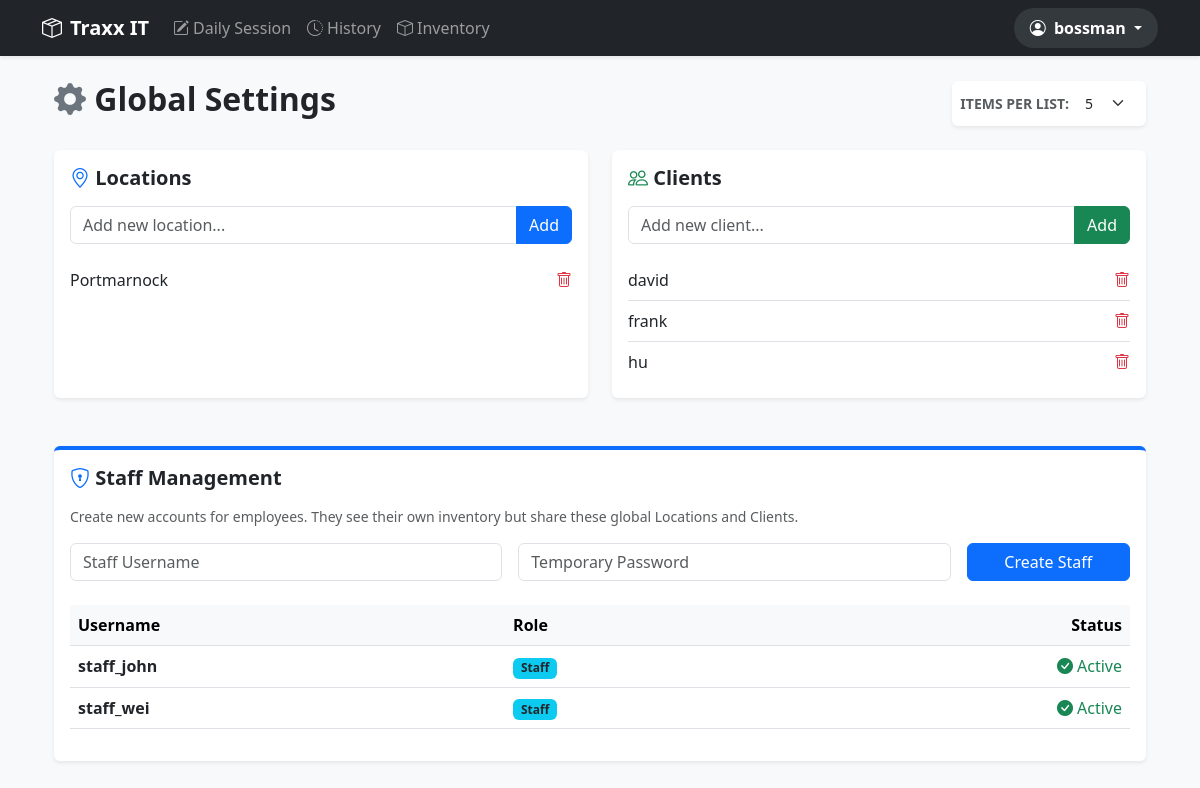
/settings (signed in), run on the app's committed database.
### models.py (models this page shows)
class User(db.Model):
    id = db.Column(db.Integer, primary_key=True)
    username = db.Column(db.String(80), unique=True, nullable=False)
    password = db.Column(db.String(120), nullable=False)
    role = db.Column(db.String(20), default='staff') # 'boss' or 'staff'
    display_name = db.Column(db.String(100), nullable=True)

class Place(db.Model):
    id = db.Column(db.Integer, primary_key=True)
    name = db.Column(db.String(100), nullable=False)
    is_active = db.Column(db.Boolean, default=True)

class Client(db.Model):
    id = db.Column(db.Integer, primary_key=True)
    name = db.Column(db.String(100), nullable=False)
    is_active = db.Column(db.Boolean, default=True)

### app.py (the view, shortened to what this page needs)
@app.route('/settings', methods=['GET', 'POST'])
def settings():
    if 'user_id' not in session: return redirect(url_for('login'))
    user = User.query.get(session['user_id'])
    page_p = request.args.get('page_p', 1, type=int)
    page_c = request.args.get('page_c', 1, type=int)
    per_page = request.args.get('per_page', 5, type=int)
    p_pag = Place.query.filter_by(is_active=True).order_by(Place.name).paginate(page=page_p, per_page=per_page)
    c_pag = Client.query.filter_by(is_active=True).order_by(Client.name).paginate(page=page_c, per_page=per_page)
    staff = User.query.filter_by(role='staff').all() if user.role == 'boss' else []
    return render_template('settings.html',
                           places_pagination=p_pag,
                           clients_pagination=c_pag,
                           staff_members=staff,
                           user=user,
                           per_page=per_page)

### app.py (called while the page is built)
@app.context_processor
def inject_user():
    if 'user_id' in session:
        user = User.query.get(session['user_id'])
        return dict(current_user=user)
    return dict(current_user=None)

### templates/settings.html (shortened to what this page needs)
{% extends "base.html" %}
{% block content %}
<div class="container mt-4 mb-5">
    <div class="d-flex justify-content-between align-items-center mb-4">
        <h2 class="fw-bold"><i class="bi bi-gear-fill text-secondary"></i> Global Settings</h2>
        <form method="GET" class="d-flex align-items-center bg-white p-2 rounded shadow-sm">
            <label class="me-2 small fw-bold text-muted text-uppercase">Items per list:</label>
            <select name="per_page" class="form-select form-select-sm w-auto border-0" onchange="this.form.submit()">
                <option value="5" {{ 'selected' if per_page == 5 }}>5</option>
            </select>
        </form>
    </div>
    <div class="row">
        <div class="col-md-6 mb-4">
            <div class="card shadow-sm border-0 h-100">
                <div class="card-body d-flex flex-column">
                    <h5 class="fw-bold mb-3"><i class="bi bi-geo-alt text-primary"></i> Locations</h5>
                    <form method="POST" class="mb-3">
                        <div class="input-group">
                            <input type="text" name="place_name" class="form-control" placeholder="Add new location..." required>
                            <button type="submit" name="add_place" class="btn btn-primary">Add</button>
                        </div>
                    </form>
                    <ul class="list-group list-group-flush mb-auto">
                        {% for p in places_pagination.items %}
                        <li class="list-group-item d-flex justify-content-between align-items-center px-0">
                            <span>{{ p.name }}</span>
                            <a href="{{ url_for('delete_entry', type='place', id=p.id) }}" class="text-danger" onclick="return confirm('Delete this location? History will be kept.')">
                                <i class="bi bi-trash"></i>
                            </a>
                        </li>
                        {% else %}
                        <li class="list-group-item text-center text-muted py-4">No locations added yet.</li>
                        {% endfor %}
                    </ul>
                </div>
            </div>
        </div>
        <div class="col-md-6 mb-4">
            <div class="card shadow-sm border-0 h-100">
                <div class="card-body d-flex flex-column">
                    <h5 class="fw-bold mb-3"><i class="bi bi-people text-success"></i> Clients</h5>
                    <form method="POST" class="mb-3">
                        <div class="input-group">
                            <input type="text" name="client_name" class="form-control" placeholder="Add new client..." required>
                            <button type="submit" name="add_client" class="btn btn-success text-white">Add</button>
                        </div>
                    </form>
                    <ul class="list-group list-group-flush mb-auto">
                        {% for c in clients_pagination.items %}
                        <li class="list-group-item d-flex justify-content-between align-items-center px-0">
                            <span>{{ c.name }}</span>
                            <a href="{{ url_for('delete_entry', type='client', id=c.id) }}" class="text-danger" onclick="return confirm('Delete this client? History will be kept.')">
                                <i class="bi bi-trash"></i>
                            </a>
                        </li>
                        {% else %}
                        <li class="list-group-item text-center text-muted py-4">No clients added yet.</li>
                        {% endfor %}
                    </ul>
                </div>
            </div>
        </div>
    </div>
    {% if user.role == 'boss' %}
    <div class="row mt-4">
        <div class="col-12">
            <div class="card shadow-sm border-0 border-top border-primary border-4">
                <div class="card-body">
                    <h5 class="fw-bold mb-3"><i class="bi bi-shield-lock text-primary"></i> Staff Management</h5>
                    <p class="text-muted small">Create new accounts for employees. They see their own inventory but share these global Locations and Clients.</p>
                    <form method="POST" class="row g-3 mb-4">
                        <div class="col-md-5">
                            <input type="text" name="new_username" class="form-control" placeholder="Staff Username" required>
                        </div>
                        <div class="col-md-5">
                            <input type="password" name="new_password" class="form-control" placeholder="Temporary Password" required>
                        </div>
                        <div class="col-md-2">
                            <button type="submit" name="create_account" class="btn btn-primary w-100">Create Staff</button>
                        </div>
                    </form>
                    <div class="table-responsive">
                        <table class="table table-hover align-middle">
                            <thead class="table-light">
                                <tr>
                                    <th>Username</th>
                                    <th>Role</th>
                                    <th class="text-end">Status</th>
                                </tr>
                            </thead>
                            <tbody>
                                {% for staff in staff_members %}
                                <tr>
                                    <td class="fw-bold">{{ staff.username }}</td>
                                    <td><span class="badge bg-info text-dark">{{ staff.role|capitalize }}</span></td>
                                    <td class="text-end text-success"><i class="bi bi-check-circle-fill me-1"></i>Active</td>
                                </tr>
                                {% endfor %}
                            </tbody>
                        </table>
                    </div>
                </div>
            </div>
        </div>
    </div>
    {% endif %}
</div>
{% endblock %}

### templates/base.html (shortened to what this page needs)
<!DOCTYPE html>
<html lang="en">
<head>
    <link href="https://cdn.jsdelivr.net/npm/bootstrap@5.3.0/dist/css/bootstrap.min.css" rel="stylesheet">
    <link rel="stylesheet" href="https://cdn.jsdelivr.net/npm/bootstrap-icons@1.11.0/font/bootstrap-icons.css">
</head>
<body class="bg-light">
    <nav class="navbar navbar-expand-lg navbar-dark bg-dark shadow-sm mb-4">
        <div class="container">
            <a class="navbar-brand fw-bold" href="{{ url_for('index') }}">
                <i class="bi bi-box-seam me-2"></i>Traxx IT
            </a>
            <div class="collapse navbar-collapse" id="navbarNav">
                <ul class="navbar-nav me-auto">
                    <li class="nav-item">
                        <a class="nav-link" href="{{ url_for('record') }}">
                            <i class="bi bi-pencil-square me-1"></i>Daily Session
                        </a>
                    </li>
                    <li class="nav-item">
                        <a class="nav-link" href="{{ url_for('history') }}">
                            <i class="bi bi-clock-history me-1"></i>History
                        </a>
                    </li>
                    <li class="nav-item">
                        <a class="nav-link" href="{{ url_for('inventory') }}">
                            <i class="bi bi-box me-1"></i>Inventory
                        </a>
                    </li>
                </ul>
                <ul class="navbar-nav ms-auto align-items-center">
                    {% if current_user %}
                    <li class="nav-item dropdown">
                        <a class="nav-link dropdown-toggle fw-bold text-white px-3 py-2 rounded-pill bg-secondary bg-opacity-25"
                           href="#" id="userDropdown" role="button" data-bs-toggle="dropdown" aria-expanded="false">
                            <i class="bi bi-person-circle me-1"></i>
                            {{ current_user.display_name or current_user.username }}
                        </a>
                    </li>
                    {% else %}
                    <li class="nav-item">
                        <a class="nav-link" href="{{ url_for('login') }}">Login</a>
                    </li>
                    {% endif %}
                </ul>
            </div>
        </div>
    </nav>
    <div class="container">
        {% block content %}{% endblock %}
    </div>
</body>
</html>

### data on the page
User: display_name+username "bossman"
Place: name "Portmarnock"
Client: name "david"
Client: name "frank"
Client: name "hu"
User: username "staff_john", role "Staff"
User: username "staff_wei", role "Staff"
